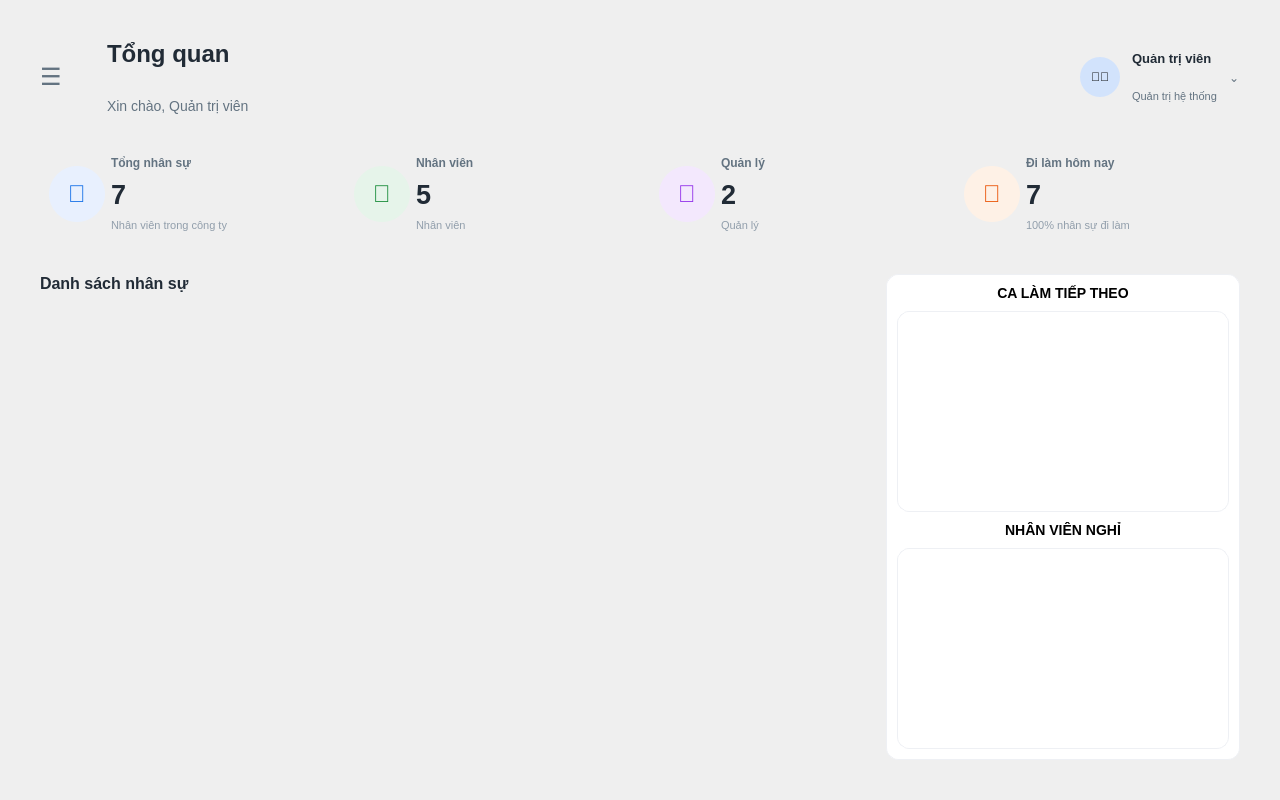
<?xml version="1.0" encoding="UTF-8"?>
<ui version="4.0">
 <class>Overview_view</class>
 <widget class="QWidget" name="Overview_view">
  <property name="geometry">
   <rect>
    <x>0</x>
    <y>0</y>
    <width>1280</width>
    <height>800</height>
   </rect>
  </property>
  <property name="windowTitle">
   <string>Dashboard - Quản lý nhân sự</string>
  </property>
  <property name="styleSheet">
   <string notr="true">
/* --- NỀN TỔNG THỂ --- */
QWidget#Main_View { background-color: #f8f9fa; }
QFrame#frmSidebar { background-color: #ffffff; border-right: 1px solid #eef0f4; }

/* Các nút menu trong Sidebar */
QPushButton.MenuButton { text-align: left; padding-left: 20px; font-size: 15px; font-weight: 500; color: #637381; border: none; border-radius: 8px; height: 45px; margin: 5px 15px; }
QPushButton.MenuButton:hover { background-color: #f4f6f8; color: #212b36; }
QPushButton#btnMenu_Overview { background-color: #e8f0fe; color: #1a73e8; font-weight: bold; }

/* Text chung */
QLabel#lblPageTitle { font-size: 24px; font-weight: bold; color: #212b36; }
QLabel#lblPageSubtitle { font-size: 14px; color: #637381; }
QFrame.StatCard { background-color: #ffffff; border: 1px solid #eef0f4; border-radius: 12px; }
QScrollArea#scrollAreaEmployees { background-color: transparent; border: none; }
QWidget#scrollAreaWidgetContents { background-color: transparent; }

/* STYLE CHO BẢNG BÊN PHẢI */
QListWidget { background-color: transparent; border: none; outline: none; }
QListWidget::item { padding: 10px; border-bottom: 1px solid #eef0f4; }
   </string>
  </property>
  <layout class="QHBoxLayout" name="horizontalLayout_Main">
   <property name="spacing">
    <number>0</number>
   </property>
   <property name="leftMargin">
    <number>0</number>
   </property>
   <property name="topMargin">
    <number>0</number>
   </property>
   <property name="rightMargin">
    <number>0</number>
   </property>
   <property name="bottomMargin">
    <number>0</number>
   </property>
   <item>
    <widget class="QStackedWidget" name="stackedWidget">
     <widget class="QWidget" name="pageOverview">
      <layout class="QVBoxLayout" name="verticalLayout_Content">
       <property name="spacing">
        <number>30</number>
       </property>
       <property name="leftMargin">
        <number>40</number>
       </property>
       <property name="topMargin">
        <number>40</number>
       </property>
       <property name="rightMargin">
        <number>40</number>
       </property>
       <property name="bottomMargin">
        <number>40</number>
       </property>
       <item>
        <layout class="QHBoxLayout" name="horizontalLayout_Header">
         <item>
          <widget class="QPushButton" name="btnToggleSidebar">
           <property name="cursor">
            <cursorShape>PointingHandCursor</cursorShape>
           </property>
           <property name="styleSheet">
            <string notr="true">
                    QPushButton { border: none; font-size: 24px; color: #637381; margin-right: 15px; background: transparent; }
                    QPushButton:hover { color: #1a73e8; }
                   </string>
           </property>
           <property name="text">
            <string>☰</string>
           </property>
          </widget>
         </item>
         <item>
          <layout class="QVBoxLayout" name="verticalLayout_Title">
           <item>
            <widget class="QLabel" name="lblPageTitle">
             <property name="text">
              <string>Tổng quan</string>
             </property>
            </widget>
           </item>
           <item>
            <widget class="QLabel" name="lblPageSubtitle">
             <property name="text">
              <string>Xin chào, Quản trị viên</string>
             </property>
            </widget>
           </item>
          </layout>
         </item>
         <item>
          <spacer name="horizontalSpacer_Header">
           <property name="orientation">
            <enum>Qt::Orientation::Horizontal</enum>
           </property>
           <property name="sizeHint" stdset="0">
            <size>
             <width>0</width>
             <height>0</height>
            </size>
           </property>
          </spacer>
         </item>
         <item>
          <layout class="QHBoxLayout" name="horizontalLayout_UserInfo">
           <property name="spacing">
            <number>12</number>
           </property>
           <item>
            <widget class="QLabel" name="lblAvatar">
             <property name="minimumSize">
              <size>
               <width>40</width>
               <height>40</height>
              </size>
             </property>
             <property name="maximumSize">
              <size>
               <width>40</width>
               <height>40</height>
              </size>
             </property>
             <property name="styleSheet">
              <string notr="true">background-color: #d2e3fc; border-radius: 20px;</string>
             </property>
             <property name="text">
              <string>👨‍💼</string>
             </property>
             <property name="alignment">
              <set>Qt::AlignmentFlag::AlignCenter</set>
             </property>
            </widget>
           </item>
           <item>
            <layout class="QVBoxLayout" name="verticalLayout_UserDetails">
             <property name="spacing">
              <number>2</number>
             </property>
             <item>
              <widget class="QLabel" name="lblUserName">
               <property name="font">
                <font>
                 <pointsize>10</pointsize>
                 <bold>true</bold>
                </font>
               </property>
               <property name="styleSheet">
                <string notr="true">color: #212b36;</string>
               </property>
               <property name="text">
                <string>Quản trị viên</string>
               </property>
              </widget>
             </item>
             <item>
              <widget class="QLabel" name="lblUserRole">
               <property name="font">
                <font>
                 <pointsize>8</pointsize>
                </font>
               </property>
               <property name="styleSheet">
                <string notr="true">color: #637381;</string>
               </property>
               <property name="text">
                <string>Quản trị hệ thống</string>
               </property>
              </widget>
             </item>
            </layout>
           </item>
           <item>
            <widget class="QLabel" name="lblDropdown">
             <property name="styleSheet">
              <string notr="true">color: #637381;</string>
             </property>
             <property name="text">
              <string>⌄</string>
             </property>
            </widget>
           </item>
          </layout>
         </item>
        </layout>
       </item>
       <item>
        <layout class="QHBoxLayout" name="horizontalLayout_Stats">
         <property name="spacing">
          <number>20</number>
         </property>
         <item>
          <widget class="QFrame" name="statCard1">
           <property name="minimumSize">
            <size>
             <width>0</width>
             <height>100</height>
            </size>
           </property>
           <layout class="QHBoxLayout" name="hLayout_card1">
            <item>
             <widget class="QLabel" name="icon1">
              <property name="minimumSize">
               <size>
                <width>56</width>
                <height>56</height>
               </size>
              </property>
              <property name="maximumSize">
               <size>
                <width>56</width>
                <height>56</height>
               </size>
              </property>
              <property name="styleSheet">
               <string notr="true">background-color: #e8f0fe; color: #1a73e8; border-radius: 28px; font-size: 24px;</string>
              </property>
              <property name="text">
               <string>👥</string>
              </property>
              <property name="alignment">
               <set>Qt::AlignmentFlag::AlignCenter</set>
              </property>
             </widget>
            </item>
            <item>
             <layout class="QVBoxLayout" name="vLayout_card1">
              <item>
               <widget class="QLabel" name="lblTitle1">
                <property name="styleSheet">
                 <string notr="true">color: #637381; font-weight: bold; border: none;</string>
                </property>
                <property name="text">
                 <string>Tổng nhân sự</string>
                </property>
               </widget>
              </item>
              <item>
               <widget class="QLabel" name="lblNum1">
                <property name="font">
                 <font>
                  <pointsize>20</pointsize>
                  <bold>true</bold>
                 </font>
                </property>
                <property name="styleSheet">
                 <string notr="true">color: #212b36; border: none;</string>
                </property>
                <property name="text">
                 <string>7</string>
                </property>
               </widget>
              </item>
              <item>
               <widget class="QLabel" name="lblSub1">
                <property name="styleSheet">
                 <string notr="true">color: #919eab; font-size: 11px; border: none;</string>
                </property>
                <property name="text">
                 <string>Nhân viên trong công ty</string>
                </property>
               </widget>
              </item>
             </layout>
            </item>
           </layout>
          </widget>
         </item>
         <item>
          <widget class="QFrame" name="statCard2">
           <layout class="QHBoxLayout" name="hLayout_card2">
            <item>
             <widget class="QLabel" name="icon2">
              <property name="minimumSize">
               <size>
                <width>56</width>
                <height>56</height>
               </size>
              </property>
              <property name="maximumSize">
               <size>
                <width>56</width>
                <height>56</height>
               </size>
              </property>
              <property name="styleSheet">
               <string notr="true">background-color: #e6f4ea; color: #1e8e3e; border-radius: 28px; font-size: 24px;</string>
              </property>
              <property name="text">
               <string>👤</string>
              </property>
              <property name="alignment">
               <set>Qt::AlignmentFlag::AlignCenter</set>
              </property>
             </widget>
            </item>
            <item>
             <layout class="QVBoxLayout" name="vLayout_card2">
              <item>
               <widget class="QLabel" name="lblTitle2">
                <property name="styleSheet">
                 <string notr="true">color: #637381; font-weight: bold; border: none;</string>
                </property>
                <property name="text">
                 <string>Nhân viên</string>
                </property>
               </widget>
              </item>
              <item>
               <widget class="QLabel" name="lblNum2">
                <property name="font">
                 <font>
                  <pointsize>20</pointsize>
                  <bold>true</bold>
                 </font>
                </property>
                <property name="styleSheet">
                 <string notr="true">color: #212b36; border: none;</string>
                </property>
                <property name="text">
                 <string>5</string>
                </property>
               </widget>
              </item>
              <item>
               <widget class="QLabel" name="lblSub2">
                <property name="styleSheet">
                 <string notr="true">color: #919eab; font-size: 11px; border: none;</string>
                </property>
                <property name="text">
                 <string>Nhân viên</string>
                </property>
               </widget>
              </item>
             </layout>
            </item>
           </layout>
          </widget>
         </item>
         <item>
          <widget class="QFrame" name="statCard3">
           <layout class="QHBoxLayout" name="hLayout_card3">
            <item>
             <widget class="QLabel" name="icon3">
              <property name="minimumSize">
               <size>
                <width>56</width>
                <height>56</height>
               </size>
              </property>
              <property name="maximumSize">
               <size>
                <width>56</width>
                <height>56</height>
               </size>
              </property>
              <property name="styleSheet">
               <string notr="true">background-color: #f3e8fd; color: #9333ea; border-radius: 28px; font-size: 24px;</string>
              </property>
              <property name="text">
               <string>👑</string>
              </property>
              <property name="alignment">
               <set>Qt::AlignmentFlag::AlignCenter</set>
              </property>
             </widget>
            </item>
            <item>
             <layout class="QVBoxLayout" name="vLayout_card3">
              <item>
               <widget class="QLabel" name="lblTitle3">
                <property name="styleSheet">
                 <string notr="true">color: #637381; font-weight: bold; border: none;</string>
                </property>
                <property name="text">
                 <string>Quản lý</string>
                </property>
               </widget>
              </item>
              <item>
               <widget class="QLabel" name="lblNum3">
                <property name="font">
                 <font>
                  <pointsize>20</pointsize>
                  <bold>true</bold>
                 </font>
                </property>
                <property name="styleSheet">
                 <string notr="true">color: #212b36; border: none;</string>
                </property>
                <property name="text">
                 <string>2</string>
                </property>
               </widget>
              </item>
              <item>
               <widget class="QLabel" name="lblSub3">
                <property name="styleSheet">
                 <string notr="true">color: #919eab; font-size: 11px; border: none;</string>
                </property>
                <property name="text">
                 <string>Quản lý</string>
                </property>
               </widget>
              </item>
             </layout>
            </item>
           </layout>
          </widget>
         </item>
         <item>
          <widget class="QFrame" name="statCard4">
           <layout class="QHBoxLayout" name="hLayout_card4">
            <item>
             <widget class="QLabel" name="icon4">
              <property name="minimumSize">
               <size>
                <width>56</width>
                <height>56</height>
               </size>
              </property>
              <property name="maximumSize">
               <size>
                <width>56</width>
                <height>56</height>
               </size>
              </property>
              <property name="styleSheet">
               <string notr="true">background-color: #fef1e6; color: #ea580c; border-radius: 28px; font-size: 24px;</string>
              </property>
              <property name="text">
               <string>📅</string>
              </property>
              <property name="alignment">
               <set>Qt::AlignmentFlag::AlignCenter</set>
              </property>
             </widget>
            </item>
            <item>
             <layout class="QVBoxLayout" name="vLayout_card4">
              <item>
               <widget class="QLabel" name="lblTitle4">
                <property name="styleSheet">
                 <string notr="true">color: #637381; font-weight: bold; border: none;</string>
                </property>
                <property name="text">
                 <string>Đi làm hôm nay</string>
                </property>
               </widget>
              </item>
              <item>
               <widget class="QLabel" name="lblNum4">
                <property name="font">
                 <font>
                  <pointsize>20</pointsize>
                  <bold>true</bold>
                 </font>
                </property>
                <property name="styleSheet">
                 <string notr="true">color: #212b36; border: none;</string>
                </property>
                <property name="text">
                 <string>7</string>
                </property>
               </widget>
              </item>
              <item>
               <widget class="QLabel" name="lblSub4">
                <property name="styleSheet">
                 <string notr="true">color: #919eab; font-size: 11px; border: none;</string>
                </property>
                <property name="text">
                 <string>100% nhân sự đi làm</string>
                </property>
               </widget>
              </item>
             </layout>
            </item>
           </layout>
          </widget>
         </item>
        </layout>
       </item>
       <item>
        <layout class="QHBoxLayout" name="horizontalLayout_MainContent" stretch="7,3">
         <property name="spacing">
          <number>20</number>
         </property>
         <item>
          <layout class="QVBoxLayout" name="verticalLayout_LeftList">
           <property name="spacing">
            <number>10</number>
           </property>
           <item>
            <widget class="QLabel" name="lblListTitle">
             <property name="font">
              <font>
               <pointsize>12</pointsize>
               <bold>true</bold>
              </font>
             </property>
             <property name="styleSheet">
              <string notr="true">color: #212b36;</string>
             </property>
             <property name="text">
              <string>Danh sách nhân sự</string>
             </property>
            </widget>
           </item>
           <item>
            <widget class="QScrollArea" name="scrollAreaEmployees">
             <property name="widgetResizable">
              <bool>true</bool>
             </property>
             <widget class="QWidget" name="scrollAreaWidgetContents">
              <property name="geometry">
               <rect>
                <x>0</x>
                <y>0</y>
                <width>823</width>
                <height>438</height>
               </rect>
              </property>
             </widget>
            </widget>
           </item>
          </layout>
         </item>
         <item>
          <widget class="QFrame" name="frameRightPanel">
           <property name="styleSheet">
            <string notr="true">background-color: #ffffff; border: 1px solid #eef0f4; border-radius: 12px;</string>
           </property>
           <layout class="QVBoxLayout" name="verticalLayout_RightPanel">
            <property name="spacing">
             <number>10</number>
            </property>
            <property name="leftMargin">
             <number>10</number>
            </property>
            <property name="topMargin">
             <number>10</number>
            </property>
            <property name="rightMargin">
             <number>10</number>
            </property>
            <property name="bottomMargin">
             <number>10</number>
            </property>
            <item>
             <widget class="QLabel" name="lblNextShift">
              <property name="styleSheet">
               <string notr="true">color: black; font-weight: bold; font-size: 14px; background: transparent; border: none;</string>
              </property>
              <property name="text">
               <string>CA LÀM TIẾP THEO</string>
              </property>
              <property name="alignment">
               <set>Qt::AlignmentFlag::AlignCenter</set>
              </property>
             </widget>
            </item>
            <item>
             <widget class="QListWidget" name="listNextShift"/>
            </item>
            <item>
             <widget class="QLabel" name="lblOffEmployees">
              <property name="styleSheet">
               <string notr="true">color: black; font-weight: bold; font-size: 14px; background: transparent; border: none;</string>
              </property>
              <property name="text">
               <string>NHÂN VIÊN NGHỈ</string>
              </property>
              <property name="alignment">
               <set>Qt::AlignmentFlag::AlignCenter</set>
              </property>
             </widget>
            </item>
            <item>
             <widget class="QListWidget" name="listOffEmployees"/>
            </item>
           </layout>
          </widget>
         </item>
        </layout>
       </item>
      </layout>
     </widget>
     <widget class="QWidget" name="pageHR">
      <layout class="QVBoxLayout">
       <item>
        <widget class="QLabel" name="lblHRPlaceholder">
         <property name="font">
          <font>
           <pointsize>16</pointsize>
           <bold>true</bold>
          </font>
         </property>
         <property name="text">
          <string>Trang Nhân sự</string>
         </property>
         <property name="alignment">
          <set>Qt::AlignmentFlag::AlignCenter</set>
         </property>
        </widget>
       </item>
      </layout>
     </widget>
     <widget class="QWidget" name="pageTimekeep">
      <layout class="QVBoxLayout">
       <item>
        <widget class="QLabel" name="lblTimekeepPlaceholder">
         <property name="font">
          <font>
           <pointsize>16</pointsize>
           <bold>true</bold>
          </font>
         </property>
         <property name="text">
          <string>Trang Chấm công</string>
         </property>
         <property name="alignment">
          <set>Qt::AlignmentFlag::AlignCenter</set>
         </property>
        </widget>
       </item>
      </layout>
     </widget>
     <widget class="QWidget" name="pageSalary">
      <layout class="QVBoxLayout">
       <item>
        <widget class="QLabel" name="lblSalaryPlaceholder">
         <property name="font">
          <font>
           <pointsize>16</pointsize>
           <bold>true</bold>
          </font>
         </property>
         <property name="text">
          <string>Trang Tính lương</string>
         </property>
         <property name="alignment">
          <set>Qt::AlignmentFlag::AlignCenter</set>
         </property>
        </widget>
       </item>
      </layout>
     </widget>
     <widget class="QWidget" name="pageReport">
      <layout class="QVBoxLayout">
       <item>
        <widget class="QLabel" name="lblReportPlaceholder">
         <property name="font">
          <font>
           <pointsize>16</pointsize>
           <bold>true</bold>
          </font>
         </property>
         <property name="text">
          <string>Trang Báo cáo</string>
         </property>
         <property name="alignment">
          <set>Qt::AlignmentFlag::AlignCenter</set>
         </property>
        </widget>
       </item>
      </layout>
     </widget>
     <widget class="QWidget" name="pageSettings">
      <layout class="QVBoxLayout">
       <item>
        <widget class="QLabel" name="lblSettingsPlaceholder">
         <property name="font">
          <font>
           <pointsize>16</pointsize>
           <bold>true</bold>
          </font>
         </property>
         <property name="text">
          <string>Trang Cài đặt</string>
         </property>
         <property name="alignment">
          <set>Qt::AlignmentFlag::AlignCenter</set>
         </property>
        </widget>
       </item>
      </layout>
     </widget>
     <widget class="QWidget" name="pageProfile">
      <layout class="QVBoxLayout">
       <item>
        <widget class="QLabel" name="lblProfilePlaceholder">
         <property name="font">
          <font>
           <pointsize>16</pointsize>
           <bold>true</bold>
          </font>
         </property>
         <property name="text">
          <string>Trang Hồ sơ cá nhân</string>
         </property>
         <property name="alignment">
          <set>Qt::AlignmentFlag::AlignCenter</set>
         </property>
        </widget>
       </item>
      </layout>
     </widget>
    </widget>
   </item>
  </layout>
 </widget>
 <resources/>
 <connections/>
</ui>
